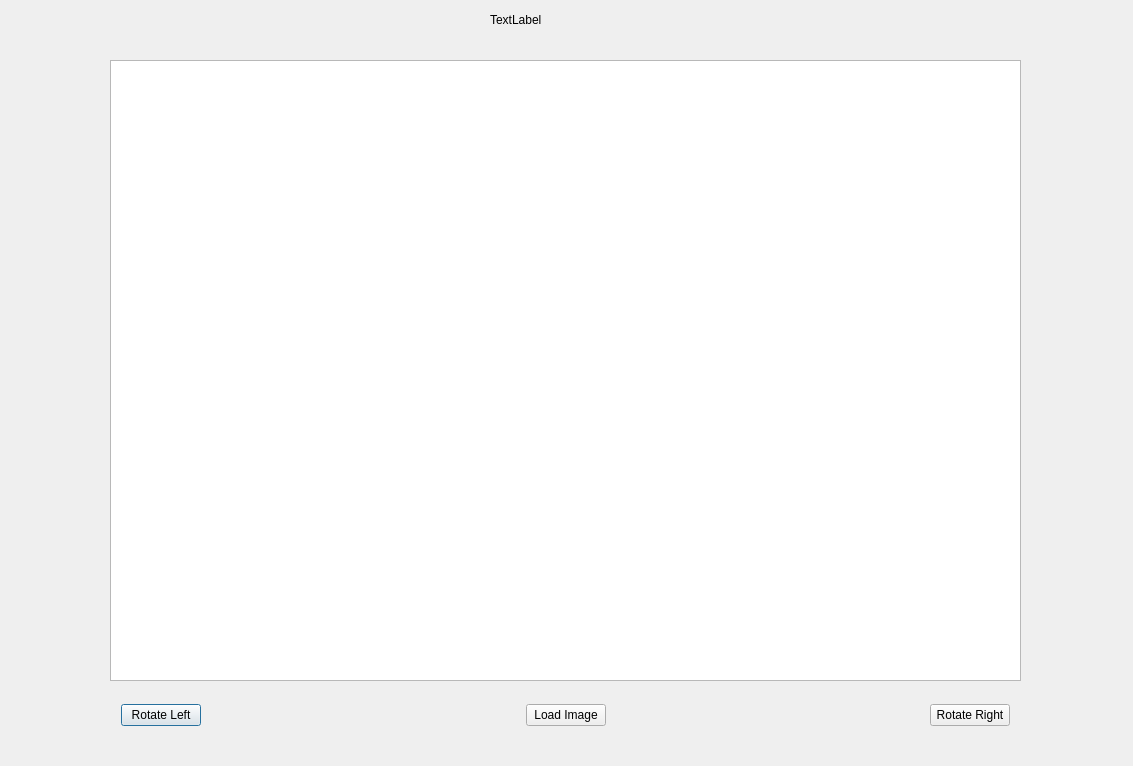
<?xml version="1.0" encoding="UTF-8"?>
<ui version="4.0">
 <class>Dialog</class>
 <widget class="QDialog" name="Dialog">
  <property name="geometry">
   <rect>
    <x>0</x>
    <y>0</y>
    <width>1133</width>
    <height>766</height>
   </rect>
  </property>
  <property name="windowTitle">
   <string>Dialog</string>
  </property>
  <widget class="customview" name="graphicsView">
   <property name="geometry">
    <rect>
     <x>110</x>
     <y>60</y>
     <width>911</width>
     <height>621</height>
    </rect>
   </property>
  </widget>
  <widget class="QLabel" name="label">
   <property name="geometry">
    <rect>
     <x>490</x>
     <y>10</y>
     <width>211</width>
     <height>20</height>
    </rect>
   </property>
   <property name="text">
    <string>TextLabel</string>
   </property>
  </widget>
  <widget class="QWidget" name="">
   <property name="geometry">
    <rect>
     <x>110</x>
     <y>690</y>
     <width>911</width>
     <height>51</height>
    </rect>
   </property>
   <layout class="QHBoxLayout" name="horizontalLayout">
    <item>
     <widget class="QPushButton" name="pushButton1">
      <property name="text">
       <string>Rotate Left</string>
      </property>
     </widget>
    </item>
    <item>
     <spacer name="horizontalSpacer_2">
      <property name="orientation">
       <enum>Qt::Horizontal</enum>
      </property>
      <property name="sizeHint" stdset="0">
       <size>
        <width>40</width>
        <height>20</height>
       </size>
      </property>
     </spacer>
    </item>
    <item>
     <widget class="QPushButton" name="pushButton">
      <property name="text">
       <string>Load Image</string>
      </property>
     </widget>
    </item>
    <item>
     <spacer name="horizontalSpacer">
      <property name="orientation">
       <enum>Qt::Horizontal</enum>
      </property>
      <property name="sizeHint" stdset="0">
       <size>
        <width>40</width>
        <height>20</height>
       </size>
      </property>
     </spacer>
    </item>
    <item>
     <widget class="QPushButton" name="pushButton2">
      <property name="text">
       <string>Rotate Right</string>
      </property>
     </widget>
    </item>
   </layout>
  </widget>
  <zorder>graphicsView</zorder>
  <zorder>label</zorder>
  <zorder>pushButton</zorder>
  <zorder>pushButton1</zorder>
  <zorder>pushButton2</zorder>
  <zorder>pushButton1</zorder>
 </widget>
 <layoutdefault spacing="6" margin="11"/>
 <customwidgets>
  <customwidget>
   <class>customview</class>
   <extends>QGraphicsView</extends>
   <header>customview.h</header>
  </customwidget>
 </customwidgets>
 <resources/>
 <connections/>
</ui>
